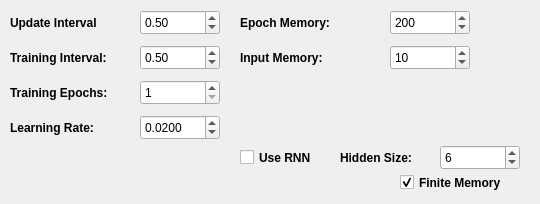
    <widget class="QWidget" name="tab">
     <attribute name="title">
      <string>Neural Controls</string>
     </attribute>
     <widget class="QLabel" name="neural_interval_label">
      <property name="geometry">
       <rect>
        <x>10</x>
        <y>10</y>
        <width>131</width>
        <height>25</height>
       </rect>
      </property>
      <property name="font">
       <font>
        <weight>75</weight>
        <bold>true</bold>
       </font>
      </property>
      <property name="toolTip">
       <string extracomment="The amount of CO2 in this world"/>
      </property>
      <property name="statusTip">
       <string>How long to wait in between an organism's &quot;thoughts&quot; - e.g. update the neural network</string>
      </property>
      <property name="whatsThis">
       <string/>
      </property>
      <property name="text">
       <string>Update Interval</string>
      </property>
     </widget>
     <widget class="QDoubleSpinBox" name="neural_interval_spinbox">
      <property name="geometry">
       <rect>
        <x>140</x>
        <y>10</y>
        <width>80</width>
        <height>25</height>
       </rect>
      </property>
      <property name="statusTip">
       <string>Higher = faster | Lower = faster thinking</string>
      </property>
      <property name="minimum">
       <double>0.020000000000000</double>
      </property>
      <property name="maximum">
       <double>99.799999999999997</double>
      </property>
      <property name="singleStep">
       <double>0.020000000000000</double>
      </property>
      <property name="value">
       <double>0.500000000000000</double>
      </property>
     </widget>
     <widget class="QDoubleSpinBox" name="training_interval_spinbox">
      <property name="geometry">
       <rect>
        <x>140</x>
        <y>45</y>
        <width>80</width>
        <height>25</height>
       </rect>
      </property>
      <property name="statusTip">
       <string>Higher = faster | Lower = faster training</string>
      </property>
      <property name="minimum">
       <double>0.020000000000000</double>
      </property>
      <property name="maximum">
       <double>99.799999999999997</double>
      </property>
      <property name="singleStep">
       <double>0.020000000000000</double>
      </property>
      <property name="value">
       <double>0.500000000000000</double>
      </property>
     </widget>
     <widget class="QLabel" name="training_interval_label">
      <property name="geometry">
       <rect>
        <x>10</x>
        <y>45</y>
        <width>131</width>
        <height>25</height>
       </rect>
      </property>
      <property name="font">
       <font>
        <weight>75</weight>
        <bold>true</bold>
       </font>
      </property>
      <property name="toolTip">
       <string extracomment="The amount of CO2 in this world"/>
      </property>
      <property name="statusTip">
       <string>How long to wait before training neural networks</string>
      </property>
      <property name="whatsThis">
       <string/>
      </property>
      <property name="text">
       <string>Training Interval:</string>
      </property>
     </widget>
     <widget class="QLabel" name="epochs_label">
      <property name="geometry">
       <rect>
        <x>10</x>
        <y>80</y>
        <width>131</width>
        <height>25</height>
       </rect>
      </property>
      <property name="font">
       <font>
        <weight>75</weight>
        <bold>true</bold>
       </font>
      </property>
      <property name="toolTip">
       <string extracomment="The amount of CO2 in this world"/>
      </property>
      <property name="statusTip">
       <string>How many epochs to train per training interval</string>
      </property>
      <property name="whatsThis">
       <string/>
      </property>
      <property name="text">
       <string>Training Epochs:</string>
      </property>
     </widget>
     <widget class="QSpinBox" name="epochs_spinbox">
      <property name="geometry">
       <rect>
        <x>140</x>
        <y>80</y>
        <width>80</width>
        <height>25</height>
       </rect>
      </property>
      <property name="statusTip">
       <string>Lower = faster | Higher = better training</string>
      </property>
      <property name="minimum">
       <number>1</number>
      </property>
      <property name="maximum">
       <number>999</number>
      </property>
     </widget>
     <widget class="QLabel" name="epoch_memory_label">
      <property name="geometry">
       <rect>
        <x>240</x>
        <y>10</y>
        <width>151</width>
        <height>25</height>
       </rect>
      </property>
      <property name="font">
       <font>
        <weight>75</weight>
        <bold>true</bold>
       </font>
      </property>
      <property name="toolTip">
       <string extracomment="The amount of CO2 in this world"/>
      </property>
      <property name="statusTip">
       <string>How many epochs back to remember for training. Uncheck the &quot;Finite Memory&quot; box to ignore this</string>
      </property>
      <property name="whatsThis">
       <string/>
      </property>
      <property name="text">
       <string>Epoch Memory:</string>
      </property>
     </widget>
     <widget class="QSpinBox" name="epoch_memory_spinbox">
      <property name="geometry">
       <rect>
        <x>390</x>
        <y>10</y>
        <width>80</width>
        <height>25</height>
       </rect>
      </property>
      <property name="statusTip">
       <string>Lower = faster | Higher = better training</string>
      </property>
      <property name="minimum">
       <number>10</number>
      </property>
      <property name="maximum">
       <number>999999</number>
      </property>
      <property name="singleStep">
       <number>10</number>
      </property>
      <property name="value">
       <number>200</number>
      </property>
     </widget>
     <widget class="QSpinBox" name="input_memory_spinbox">
      <property name="geometry">
       <rect>
        <x>390</x>
        <y>45</y>
        <width>80</width>
        <height>25</height>
       </rect>
      </property>
      <property name="statusTip">
       <string>Used for calculating the stimulation and boredom values</string>
      </property>
      <property name="minimum">
       <number>5</number>
      </property>
      <property name="maximum">
       <number>999</number>
      </property>
      <property name="singleStep">
       <number>5</number>
      </property>
      <property name="value">
       <number>10</number>
      </property>
     </widget>
     <widget class="QLabel" name="input_memory_label">
      <property name="geometry">
       <rect>
        <x>240</x>
        <y>45</y>
        <width>151</width>
        <height>25</height>
       </rect>
      </property>
      <property name="font">
       <font>
        <weight>75</weight>
        <bold>true</bold>
       </font>
      </property>
      <property name="toolTip">
       <string extracomment="The amount of CO2 in this world"/>
      </property>
      <property name="statusTip">
       <string>How many inputs back to remember</string>
      </property>
      <property name="whatsThis">
       <string/>
      </property>
      <property name="text">
       <string>Input Memory:</string>
      </property>
     </widget>
     <widget class="QLabel" name="learning_rate_label">
      <property name="geometry">
       <rect>
        <x>10</x>
        <y>115</y>
        <width>131</width>
        <height>25</height>
       </rect>
      </property>
      <property name="font">
       <font>
        <weight>75</weight>
        <bold>true</bold>
       </font>
      </property>
      <property name="toolTip">
       <string extracomment="The amount of CO2 in this world"/>
      </property>
      <property name="statusTip">
       <string>The learning rate used for neural networks. Will only be applied to organisms created after this is set</string>
      </property>
      <property name="whatsThis">
       <string/>
      </property>
      <property name="text">
       <string>Learning Rate:</string>
      </property>
     </widget>
     <widget class="QDoubleSpinBox" name="learning_rate_val">
      <property name="geometry">
       <rect>
        <x>140</x>
        <y>115</y>
        <width>80</width>
        <height>25</height>
       </rect>
      </property>
      <property name="statusTip">
       <string>Pro Tip: Higher does not always mean smarter</string>
      </property>
      <property name="decimals">
       <number>4</number>
      </property>
      <property name="minimum">
       <double>0.001000000000000</double>
      </property>
      <property name="maximum">
       <double>5.000000000000000</double>
      </property>
      <property name="singleStep">
       <double>0.005000000000000</double>
      </property>
      <property name="value">
       <double>0.020000000000000</double>
      </property>
     </widget>
     <widget class="QCheckBox" name="use_rnn_checkbox">
      <property name="geometry">
       <rect>
        <x>240</x>
        <y>145</y>
        <width>92</width>
        <height>25</height>
       </rect>
      </property>
      <property name="font">
       <font>
        <weight>75</weight>
        <bold>true</bold>
       </font>
      </property>
      <property name="statusTip">
       <string>While checked, the neural network for new organisms will be Recurrent Neural Networks</string>
      </property>
      <property name="text">
       <string>Use RNN</string>
      </property>
      <property name="checked">
       <bool>false</bool>
      </property>
     </widget>
     <widget class="QLabel" name="hidden_size_label">
      <property name="geometry">
       <rect>
        <x>340</x>
        <y>145</y>
        <width>91</width>
        <height>25</height>
       </rect>
      </property>
      <property name="font">
       <font>
        <weight>75</weight>
        <bold>true</bold>
       </font>
      </property>
      <property name="toolTip">
       <string extracomment="The amount of CO2 in this world"/>
      </property>
      <property name="statusTip">
       <string>The size of the hidden neurons used for Recurrent Neural Networks</string>
      </property>
      <property name="whatsThis">
       <string/>
      </property>
      <property name="text">
       <string>Hidden Size:</string>
      </property>
     </widget>
     <widget class="QSpinBox" name="hidden_size_val">
      <property name="geometry">
       <rect>
        <x>440</x>
        <y>145</y>
        <width>80</width>
        <height>25</height>
       </rect>
      </property>
      <property name="statusTip">
       <string>Lower = Faster | Higher = Larger brains</string>
      </property>
      <property name="minimum">
       <number>1</number>
      </property>
      <property name="maximum">
       <number>999</number>
      </property>
      <property name="singleStep">
       <number>1</number>
      </property>
      <property name="value">
       <number>6</number>
      </property>
     </widget>
     <widget class="QCheckBox" name="finite_memory_checkbox">
      <property name="geometry">
       <rect>
        <x>400</x>
        <y>170</y>
        <width>131</width>
        <height>25</height>
       </rect>
      </property>
      <property name="font">
       <font>
        <weight>75</weight>
        <bold>true</bold>
       </font>
      </property>
      <property name="statusTip">
       <string>While checked, new memories made by organisms will overwrite the oldest when it reaches the &quot;Epoch Memory&quot; limit</string>
      </property>
      <property name="text">
       <string>Finite Memory</string>
      </property>
      <property name="checked">
       <bool>true</bool>
      </property>
     </widget>
    </widget>
